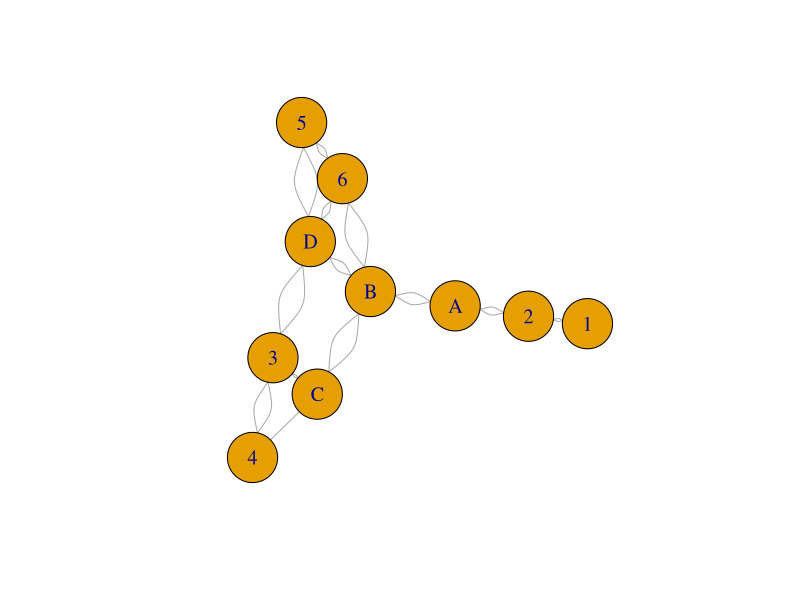
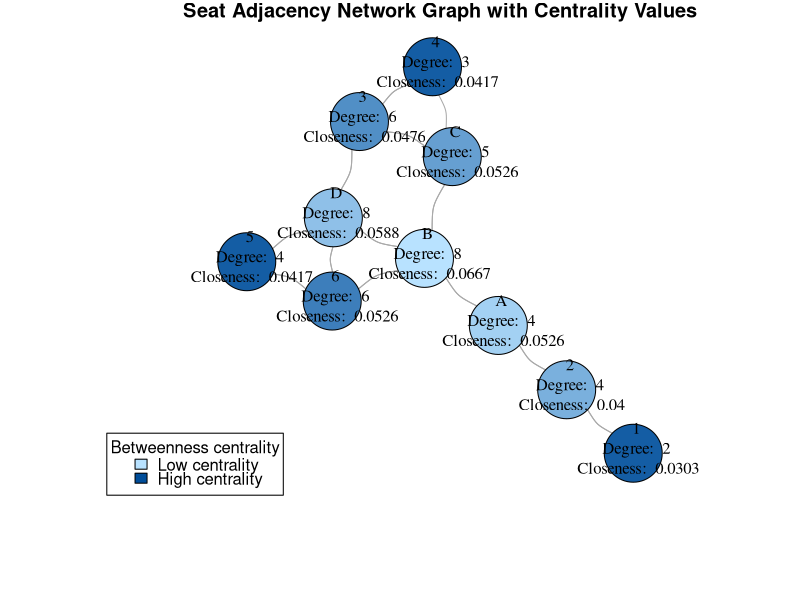

R code for these plots, in order:
## ---- chunk 1
knitr::opts_chunk$set(echo = TRUE)
## ---- chunk 2
# Load the igraph package
library(igraph)

# Create the nodes
seat_nodes <- c(1:6, LETTERS[1:4])

# Create an empty graph with the seat nodes
seat_adjacency_graph <- graph.empty(n = length(seat_nodes), directed = FALSE)
V(seat_adjacency_graph)$name <- seat_nodes

# Create the adjacency list
adj_list <- list(
  "1" = c("2"),
  "2" = c("1", "A"),
  "3" = c("4", "D", "C"),
  "4" = c("3", "C"),
  "5" = c("D", "6"),
  "6" = c("5", "D", "B"),
  "A" = c("B", "2"),
  "B" = c("6", "D", "C", "A"),
  "C" = c("3", "B"),
  "D" = c("3", "5", "6", "B")
)

# Add edges based on adjacency rules
for (seat in names(adj_list)) {
  for (neighbor in adj_list[[seat]]) {
    seat_adjacency_graph <- add.edges(seat_adjacency_graph, c(seat, neighbor))
  }
}

# Plot the seat adjacency graph
plot(seat_adjacency_graph, vertex.size = 30, vertex.label.cex = 1.2)
## ---- chunk 3
# Define the seat choices
seat_choices <- LETTERS[1:4]

# Calculate centralities for the seat choices
degree_centralities <- degree(seat_adjacency_graph, v = seat_choices)
closeness_centralities <- closeness(seat_adjacency_graph, v = seat_choices)
betweenness_centralities <- betweenness(seat_adjacency_graph, v = seat_choices)

# Combine the centralities into a data frame
centralities <- data.frame(
  Seat = seat_choices,
  Degree = degree_centralities / 2,  # divide degree centralities by 2
  Closeness = closeness_centralities,
  Betweenness = betweenness_centralities
)

# Print the centralities data frame
print(centralities)
## ---- chunk 4
# Generate a color palette with 10 colors
color_palette <- colorRampPalette(c("#B8E2FF", "#004D99"))(10)


# Add centrality values to the graph vertices
V(seat_adjacency_graph)$degree <- degree(seat_adjacency_graph)
V(seat_adjacency_graph)$closeness <- closeness(seat_adjacency_graph)
V(seat_adjacency_graph)$betweenness <- betweenness(seat_adjacency_graph)

# Customize vertex labels with centrality values
vertex_labels <- paste(V(seat_adjacency_graph)$name,
                       "\nDegree: ", V(seat_adjacency_graph)$degree,
                       "\nCloseness: ", round(V(seat_adjacency_graph)$closeness, 4))

# Normalize betweenness centrality values
scaled_betweenness <- scale(V(seat_adjacency_graph)$betweenness)

# Assign colors based on normalized betweenness centrality
V(seat_adjacency_graph)$color <- color_palette[rank(-scaled_betweenness)][V(seat_adjacency_graph)]

# Set plot margins
par(mar = c(5, 5, 1, 1)) 

# Plot graph
plot(seat_adjacency_graph, vertex.size = 30, vertex.label = vertex_labels, 
     vertex.label.cex = 1, vertex.label.color = "black", vertex.label.dist = 0.5,
     edge.arrow.size = 0.2, edge.curved = 0.3, layout = layout_with_kk,
     main = "Seat Adjacency Network Graph with Centrality Values")

# Add color legend
legend("bottomleft", legend = c("Low centrality", "High centrality"), 
       fill = c(color_palette[1], color_palette[10]), title = "Betweenness centrality",
       x.intersp = 0.7, y.intersp = 0.7, inset = 0.01)
